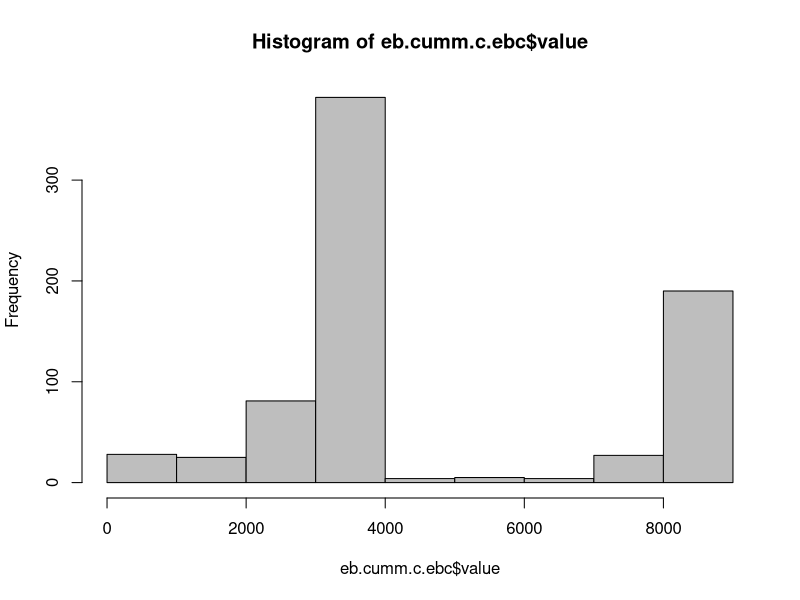
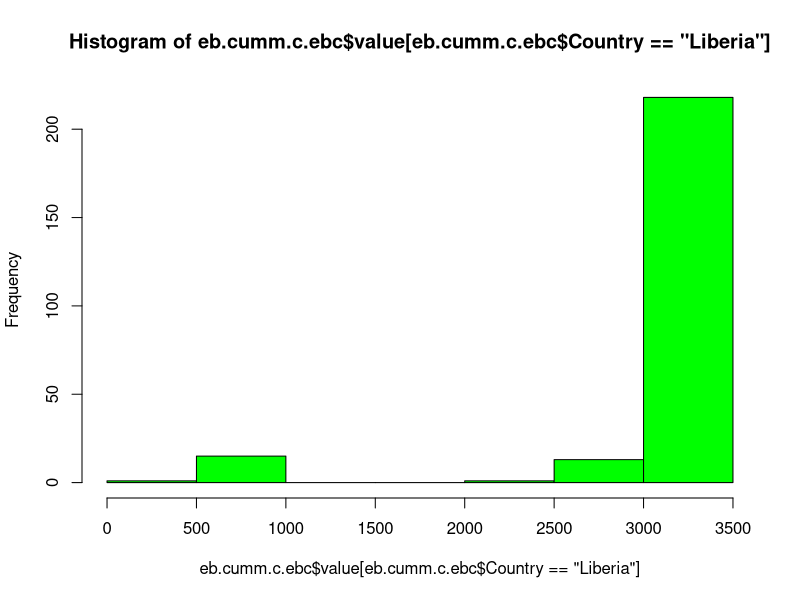
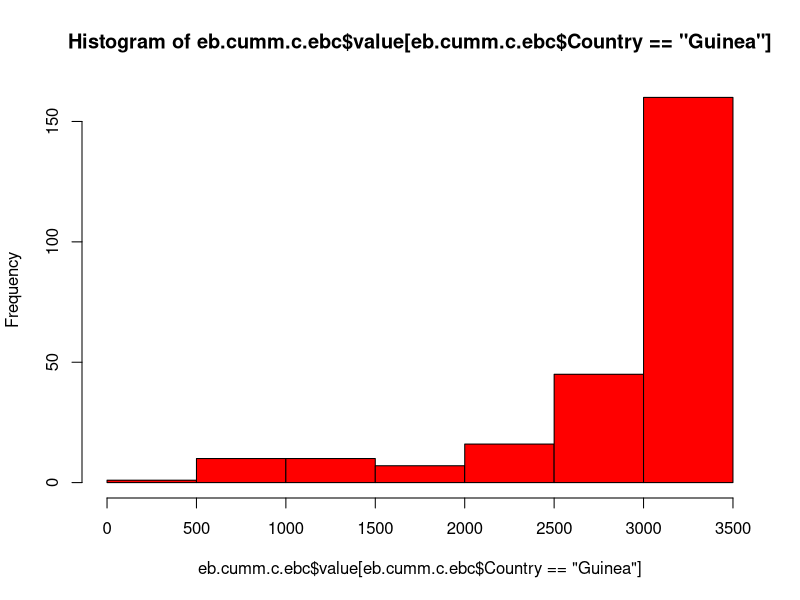
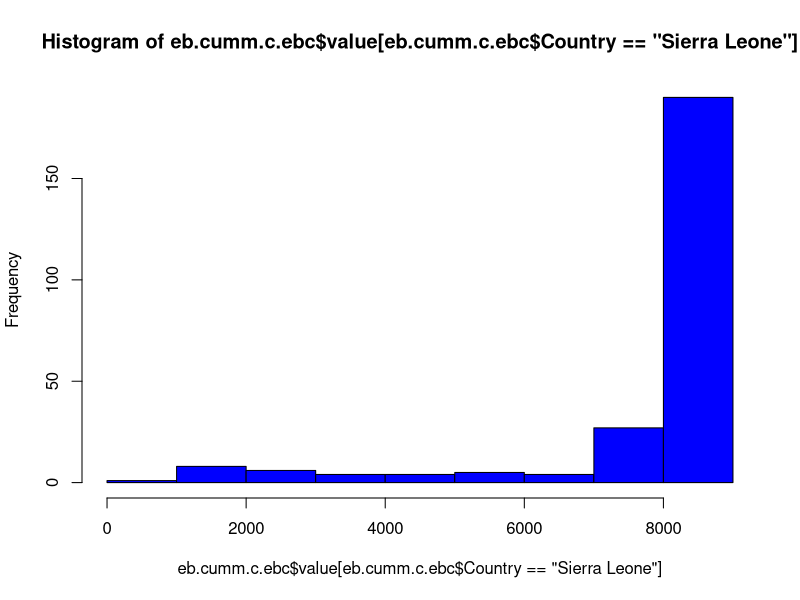
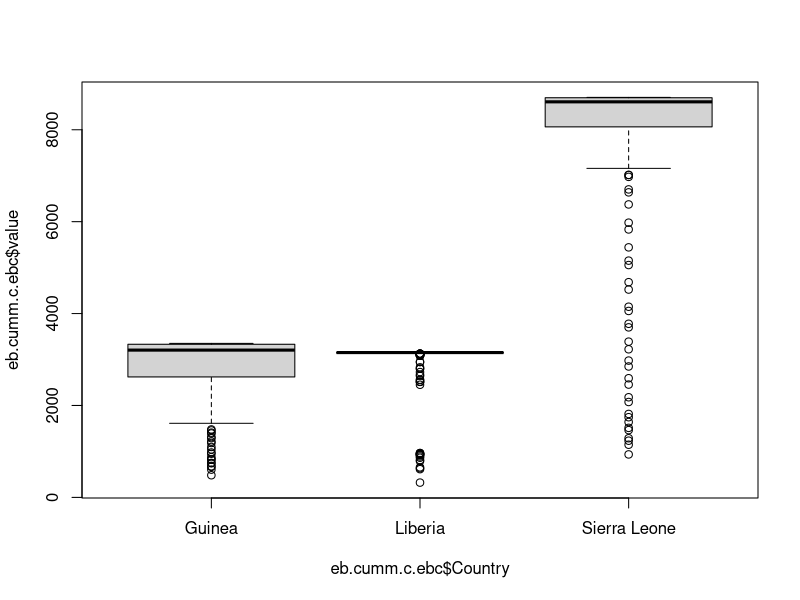
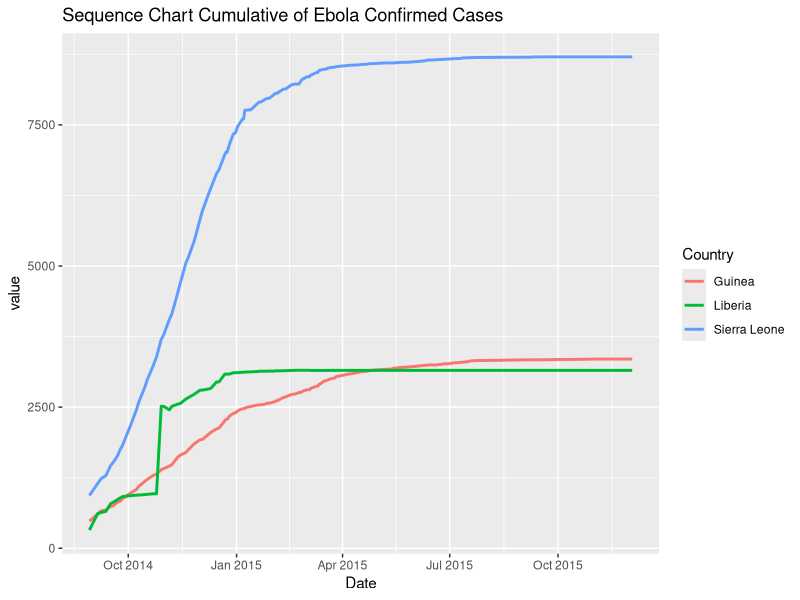
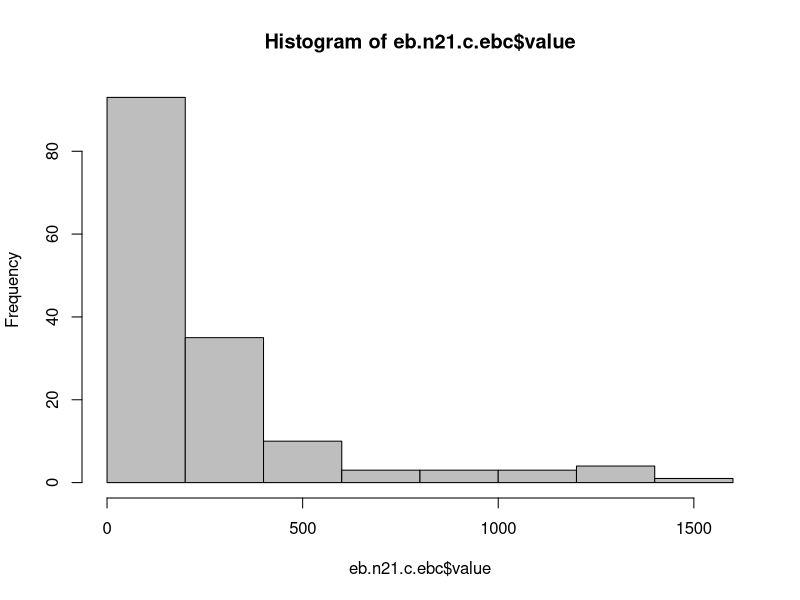
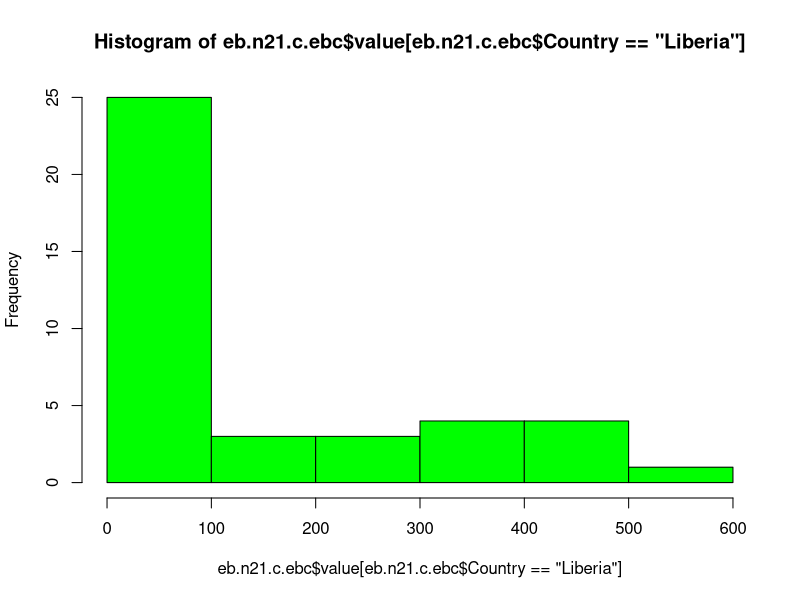

R code for these plots, in order:
## ---- chunk 1
library(ggplot2)
library(lubridate)
## ---- chunk 2
eboladat<-read.csv("ebola_data_db_format.csv", as.is = c(3))
str(eboladat)
levels(eboladat$Indicator)
levels(eboladat$Country)
eboladat1<-eboladat[eboladat$Country=="Guinea"|eboladat$Country =="Sierra Leone"|eboladat$Country=="Liberia",]
eboladat1$Date<-ymd(eboladat1$Date)
indicators<-levels(eboladat1$Indicator)
eb.cfr.c.ebc<-eboladat1[eboladat1$Indicator == indicators[1],]
head(eb.cfr.c.ebc)
eb.cfr.cps.ebc<-eboladat1[eboladat1$Indicator == indicators[2],]
head(eb.cfr.cps.ebc)
eb.cfr.p.ebc<-eboladat1[eboladat1$Indicator == indicators[3],]
head(eb.cfr.p.ebc)
eb.cfr.s.ebc<-eboladat1[eboladat1$Indicator == indicators[4],]
head(eb.cfr.s.ebc)
eb.cumm.c.ebc<-eboladat1[eboladat1$Indicator == indicators[5],]
head(eb.cumm.c.ebc)
eb.cumm.c.ebd<-eboladat1[eboladat1$Indicator == indicators[6],]
head(eb.cumm.c.ebd)
eb.cumm.cps.ebc<-eboladat1[eboladat1$Indicator == indicators[7],]
head(eb.cumm.cps.ebc)
eb.cumm.cps.ebd<-eboladat1[eboladat1$Indicator == indicators[8],]
head(eb.cumm.cps.ebd)
eb.cumm.p.ebc<-eboladat1[eboladat1$Indicator == indicators[9],]
head(eb.cumm.p.ebc)
eb.cumm.p.ebd<-eboladat1[eboladat1$Indicator == indicators[10],]
head(eb.cumm.p.ebd)
eb.cumm.s.ebc<-eboladat1[eboladat1$Indicator == indicators[10],]
head(eb.cumm.s.ebc)
eb.cumm.s.ebc<-eboladat1[eboladat1$Indicator == indicators[11],]
head(eb.cumm.s.ebc)
eb.cumm.s.ebd<-eboladat1[eboladat1$Indicator == indicators[12],]
head(eb.cumm.s.ebd)
eb.n21.c.ebc<-eboladat1[eboladat1$Indicator == indicators[13],]
head(eb.n21.c.ebc)
eb.n7.c.ebc<-eboladat1[eboladat1$Indicator == indicators[14],]
head(eb.n7.c.ebc)
eb.n21.c.ebd<-eboladat1[eboladat1$Indicator == indicators[15],]
head(eb.n7.c.ebc)
## ---- chunk 3
summary(eb.cumm.c.ebc$value)
hist(eb.cumm.c.ebc$value, col = "grey")
hist(eb.cumm.c.ebc$value[eb.cumm.c.ebc$Country=="Liberia"], col = "green")
hist(eb.cumm.c.ebc$value[eb.cumm.c.ebc$Country=="Guinea"], col = "red")
hist(eb.cumm.c.ebc$value[eb.cumm.c.ebc$Country=="Sierra Leone"], col = "blue")
eb.cumm.c.ebc$Country<-factor(eb.cumm.c.ebc$Country)
boxplot(eb.cumm.c.ebc$value~eb.cumm.c.ebc$Country)
ggplot(data=eb.cumm.c.ebc,aes(x=Date, y=value, colour=Country)) +geom_line(size = 1)+ labs(title="Sequence Chart Cumulative of Ebola Confirmed Cases")


## ---- chunk 4
summary(eb.n21.c.ebc$value)
hist(eb.n21.c.ebc$value, col = "grey")
hist(eb.n21.c.ebc$value[eb.n21.c.ebc$Country=="Liberia"], col = "green")
hist(eb.n21.c.ebc$value[eb.n21.c.ebc$Country=="Guinea"], col = "red")
hist(eb.n21.c.ebc$value[eb.n21.c.ebc$Country=="Sierra Leone"], col = "blue")
eb.n21.c.ebc$Country<-factor(eb.n21.c.ebc$Country)
boxplot(eb.n21.c.ebc$value~eb.n21.c.ebc$Country)
ggplot(data=eb.n21.c.ebc,aes(x=Date, y=value, colour=Country)) +geom_line(size = 1)+ labs(title="Sequence Chart of Number of Confirmed Ebola Cases in last 21 Days")

## ---- chunk 5
summary(eb.cumm.c.ebd$value)
hist(eb.cumm.c.ebd$value, col = "grey")
hist(eb.cumm.c.ebd$value[eb.cumm.c.ebd$Country=="Liberia"], col = "green")
hist(eb.cumm.c.ebd$value[eb.cumm.c.ebd$Country=="Guinea"], col = "red")
hist(eb.cumm.c.ebd$value[eb.cumm.c.ebd$Country=="Sierra Leone"], col = "blue")
eb.cumm.c.ebd$Country<-factor(eb.cumm.c.ebd$Country)
boxplot(eb.cumm.c.ebd$value~eb.cumm.c.ebd$Country)
ggplot(data=eb.cumm.c.ebd,aes(x=Date, y=value, colour=Country)) +geom_line(size = 1)+ labs(title="Sequence Chart of Cumulative Confirmed Ebola Cases")

## ---- chunk 6
summary(eb.cfr.c.ebc$value)
hist(eb.cfr.c.ebc$value, col = "grey")
hist(eb.cfr.c.ebc$value[eb.cfr.c.ebc$Country=="Liberia"], col = "green")
hist(eb.cfr.c.ebc$value[eb.cfr.c.ebc$Country=="Guinea"], col = "red")
hist(eb.cfr.c.ebc$value[eb.cfr.c.ebc$Country=="Sierra Leone"], col = "blue")
eb.cfr.c.ebc$Country<-factor(eb.cfr.c.ebc$Country)
boxplot(eb.cfr.c.ebc$value~eb.cfr.c.ebc$Country)
ggplot(data=eb.cfr.c.ebc,aes(x=Date, y=value, colour=Country)) +geom_line(size = 1)+ labs(title="Sequence Chart of Case Fatality Rate of  Confirmed Ebola Cases")

